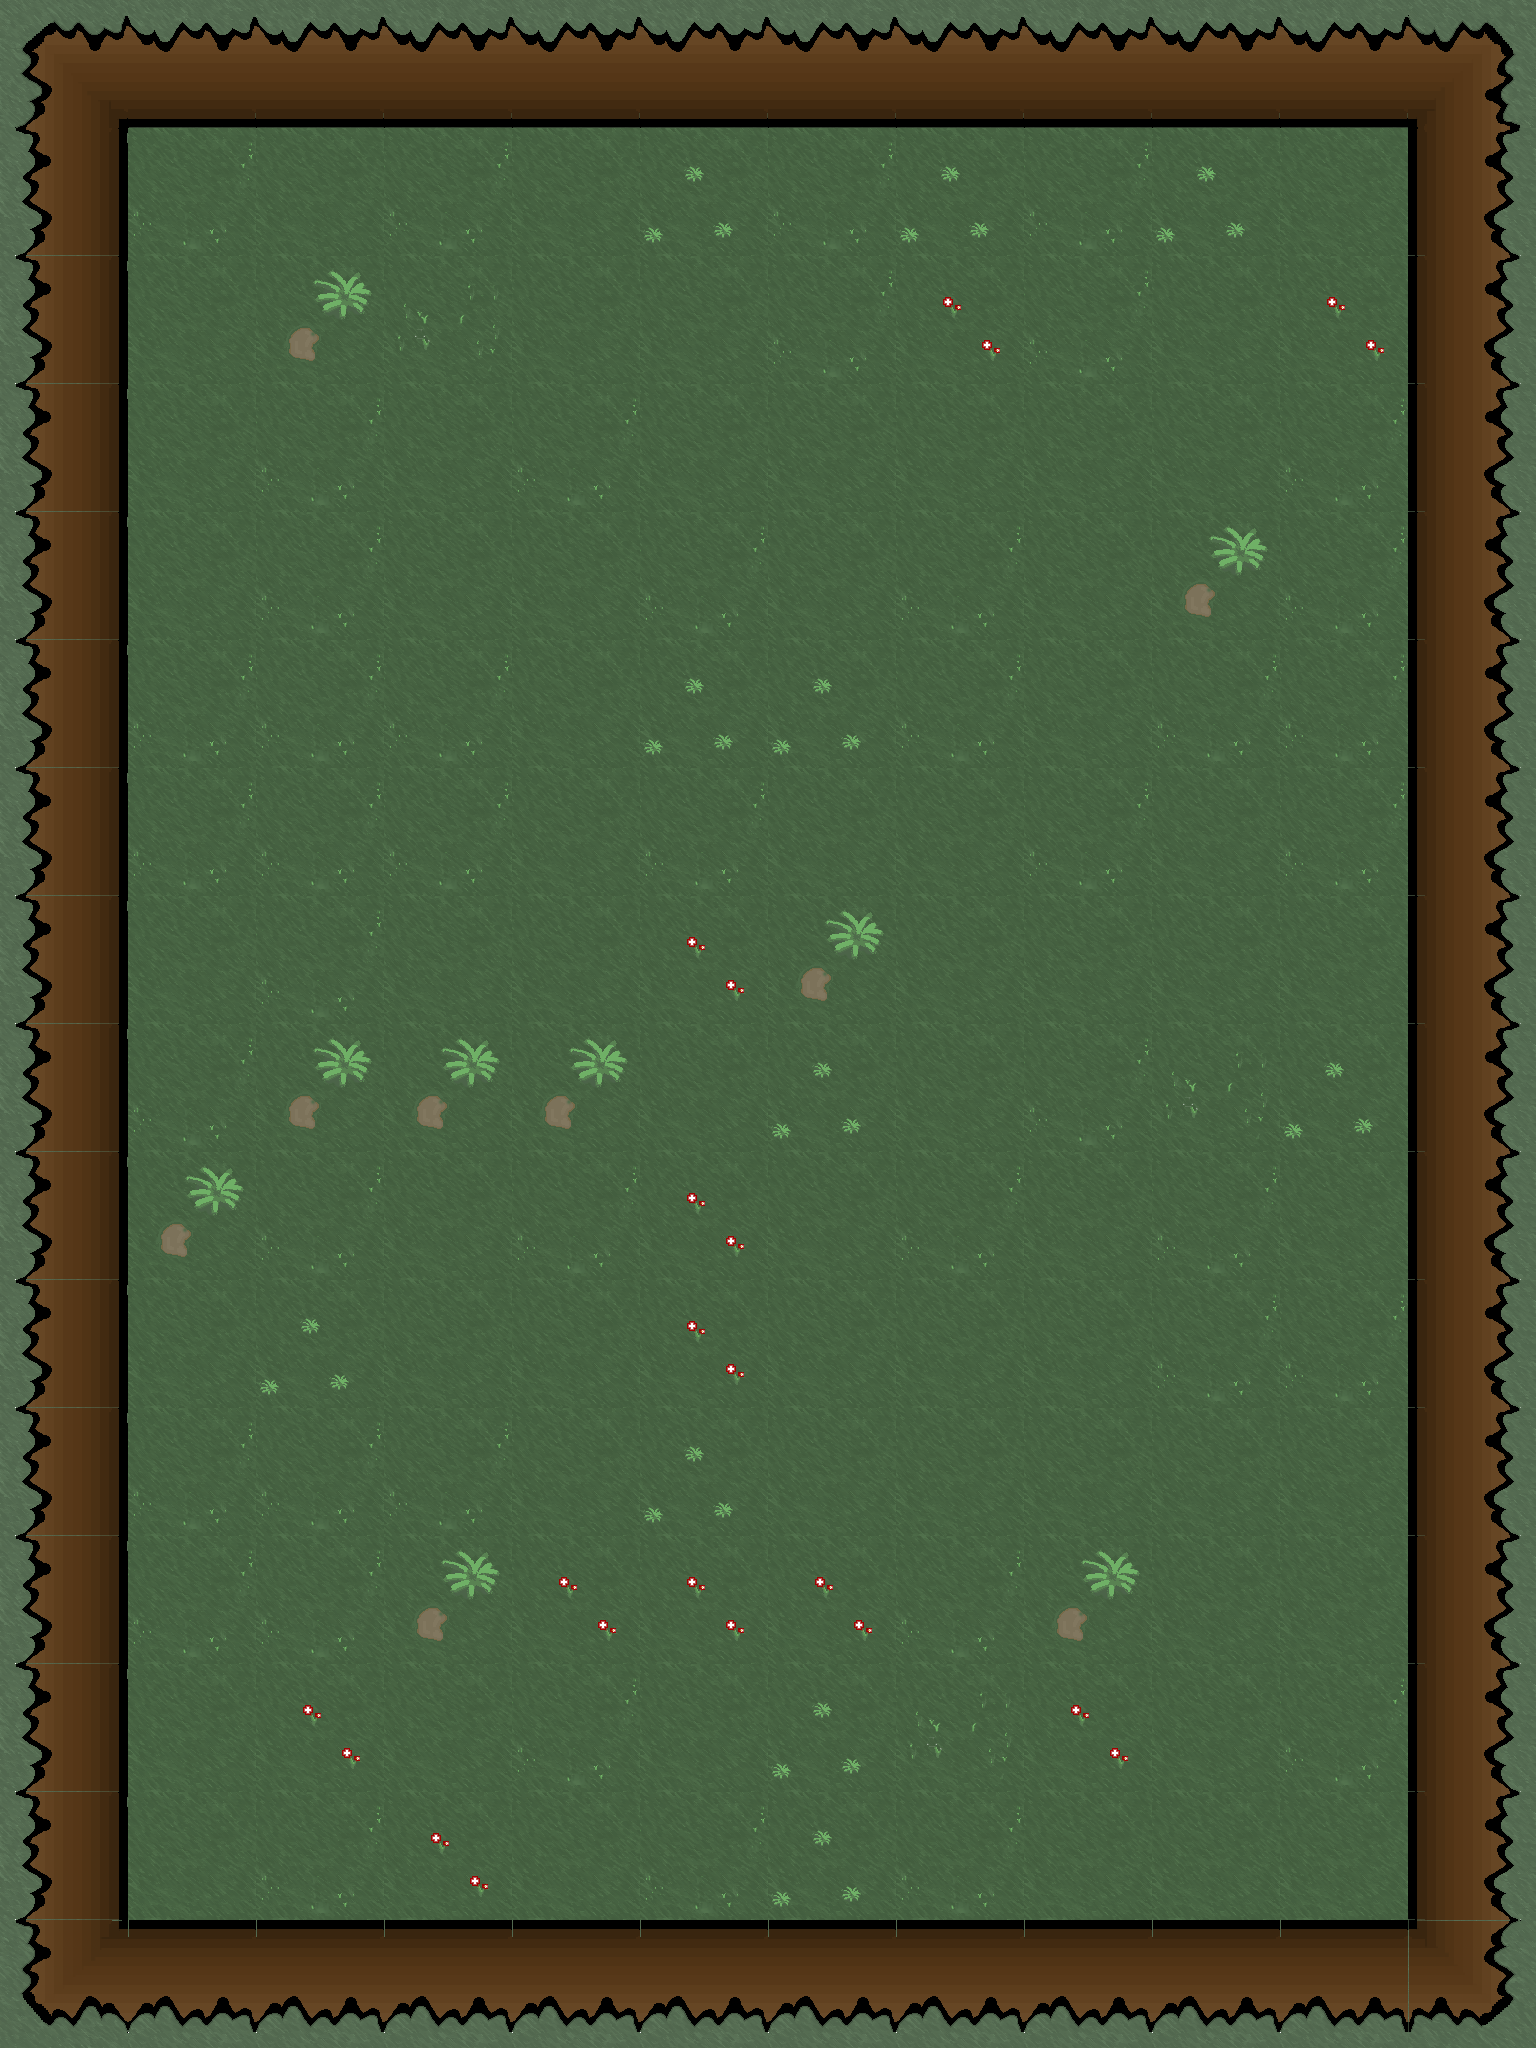

Tiled map render using the project's own tile images. Description and the whole map definition, tile-layer contents included, below:
An orthogonal 12x16 tile map with 128x128 px tiles, 1 tile layer (Capa de Patrones 1).

<map version="1.0" orientation="orthogonal" renderorder="right-down" width="12" height="16" tilewidth="128" tileheight="128" nextobjectid="2">
 <tileset firstgid="1" name="keloke" tilewidth="128" tileheight="128" tilecount="36" columns="4">
  <image source="../../Mapa/Tilesets/Tileset_zon1.png" width="512" height="1152" />
  <tile id="4" probability="0.5" />
  <tile id="5" probability="0.3" />
  <tile id="6" probability="0.1" />
  <tile id="7" probability="0.05" />
  <tile id="8" probability="0.05" />
  <tile id="9" probability="0.001" />
  <tile id="10" probability="0.05" />
 </tileset>
 <layer name="Capa de Patrones 1" width="12" height="16">
  <data encoding="csv">
17,14,14,14,14,14,14,14,14,14,14,18,
13,6,5,6,5,8,6,8,6,8,5,15,
13,5,11,9,5,5,6,7,6,5,7,15,
13,5,6,5,6,5,5,5,5,5,6,15,
13,5,6,5,5,6,5,6,5,11,6,15,
13,6,6,6,5,8,8,6,5,6,6,15,
13,6,6,6,5,6,5,5,6,5,6,15,
13,5,6,5,5,7,11,5,5,5,5,15,
13,6,11,11,11,5,8,5,6,9,8,15,
13,11,6,5,6,7,5,6,5,6,5,15,
13,5,8,5,5,7,5,5,5,6,6,15,
13,6,6,6,5,8,5,5,5,5,5,15,
13,6,6,11,7,7,7,6,11,5,5,15,
13,5,7,5,6,5,8,9,7,5,6,15,
13,5,6,7,5,6,8,6,5,5,5,15,
20,16,16,16,16,16,16,16,16,16,16,19
</data>
 </layer>
 <objectgroup name="Inanimados" />
</map>
